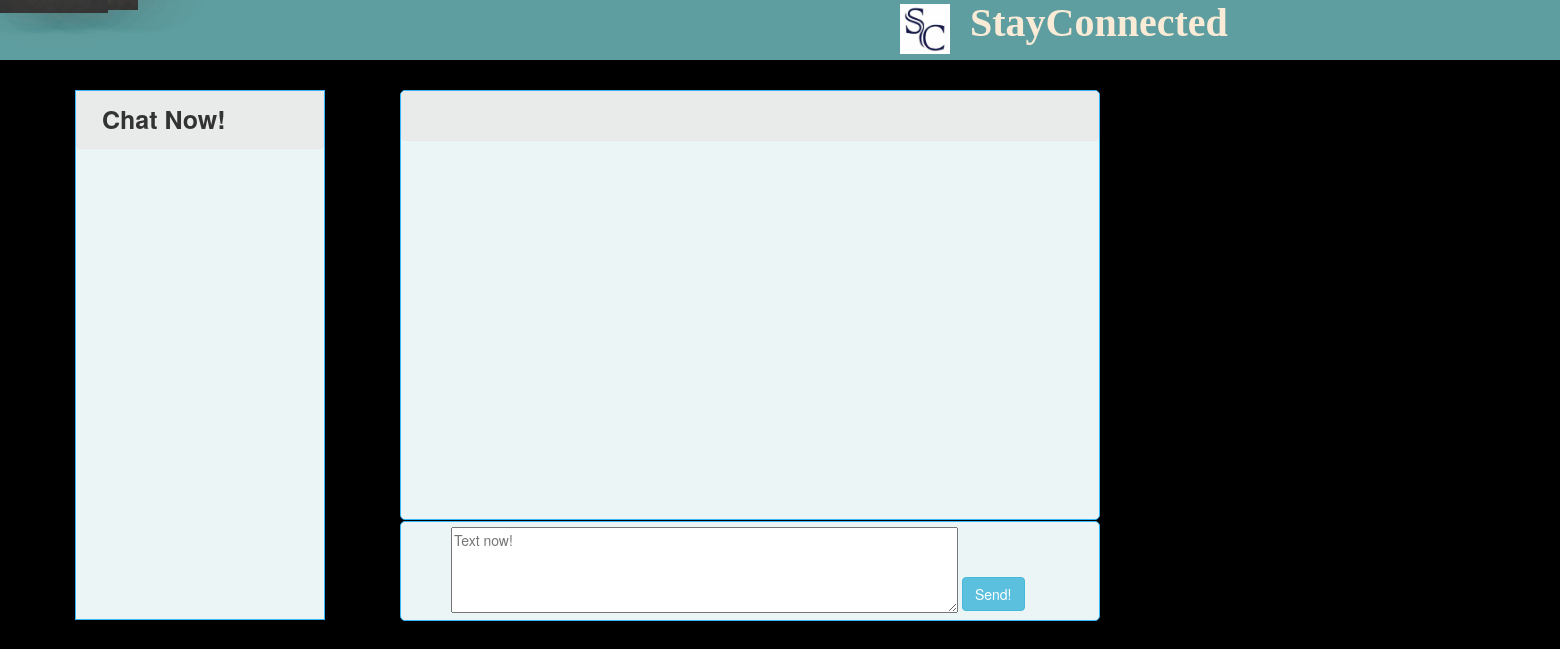
Page /message.php (signed in) on the earlier database version.
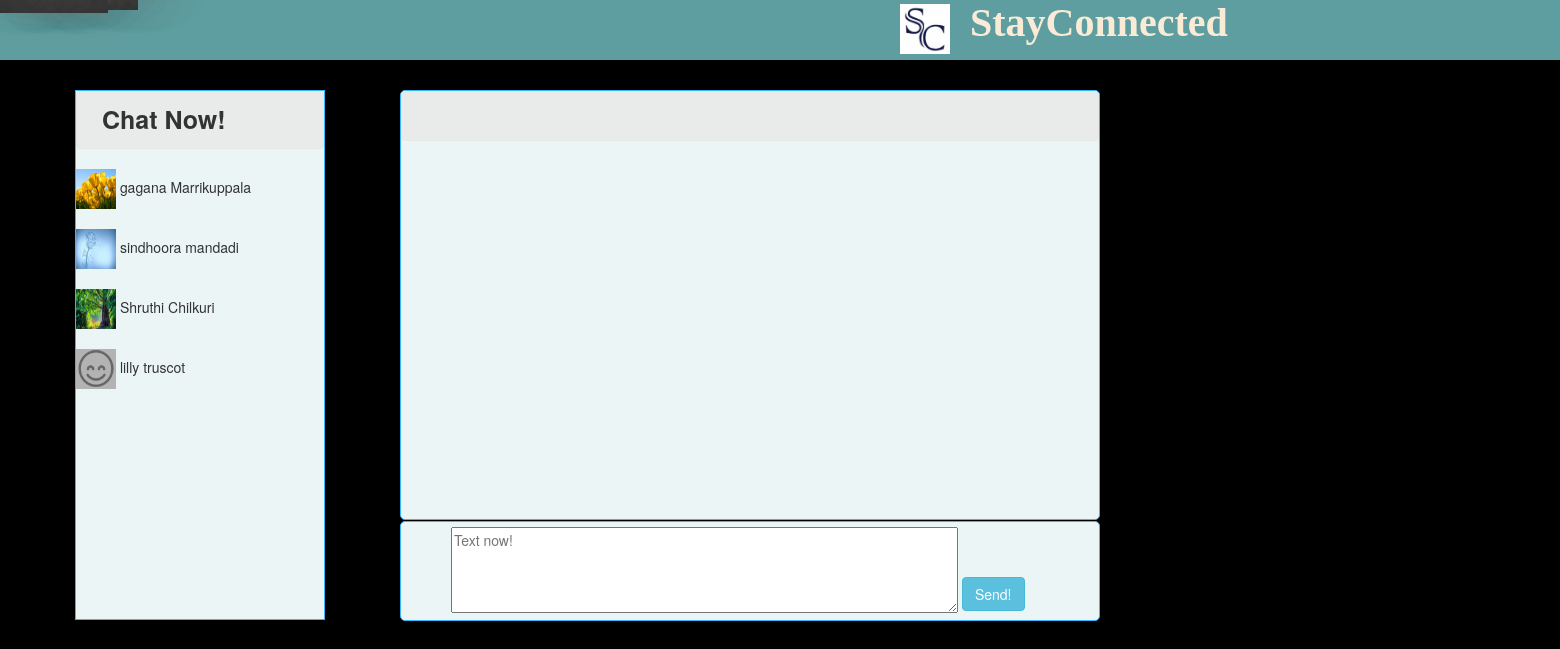
Same page on the later database version.
### tables this page shows
CREATE TABLE IF NOT EXISTS `friends` (
  `friend_id` int(11) NOT NULL AUTO_INCREMENT,
  `sendreq_mail` text NOT NULL,
  `receivereq_mail` text NOT NULL,
  `friend_status` int(11) DEFAULT NULL,
  PRIMARY KEY (`friend_id`)
);

CREATE TABLE IF NOT EXISTS `users` (
  `user_id` int(11) NOT NULL AUTO_INCREMENT,
  `firstname` varchar(100) NOT NULL,
  `lastname` varchar(100) NOT NULL,
  `user_pass` varchar(100) NOT NULL,
  `user_email` varchar(100) NOT NULL,
  `mobile` int(14) NOT NULL,
  `user_gender` varchar(100) NOT NULL,
  `user_bday` date NOT NULL,
  `user_image` text NOT NULL,
  `register_date` date NOT NULL,
  `last_login` datetime NOT NULL,
  `status` text NOT NULL,
  `posts` text NOT NULL,
  PRIMARY KEY (`user_id`)
);

### message.php (the view, shortened to what this page needs)
<?php
 include("share.php");
?>
 <!DOCTYPE html>
<html>
	<head>
		<link rel="stylesheet" href="assets/bootstrap/css/bootstrap.min.css">
		<link rel="stylesheet" href="//code.jquery.com/ui/1.11.4/themes/smoothness/jquery-ui.css">
  		<link rel="stylesheet" href="styles/stylehome.css">
		<link rel="stylesheet" href="/resources/demos/style.css">
	</head>
	<body background="tb.jpg">
	<div class="nav">
	<div>
	    <a href="home.php" class="navitem home" >Home</a>
		<a href="message.php" class="navitem messages activated" >Messages</a>
		<a href="friends.php" class="navitem friends" >Makefriends</a>
		<a href="showfriends.php" class="navitem showfriends">Yourfriends</a>
		<a href="logout.php"  class="navitem logout">Logout</a>
	</div>
	<img  id="logo" src="logo2.jpeg">
	<div id="sc">
	StayConnected
	</div>
	</div>
	<div class=yourprofile>
		<nav class="navbar navbar-default" id="navfriends">
		  <div class="container-fluid">
			<div class="navbar-header">
			Chat Now!
			</div>
		  </div>
		</nav>
		<?php
		global $con;
		$mail = $_SESSION['user_email'];
		$friends = "select * from friends where friend_status='2' and (sendreq_mail='$mail' or receivereq_mail='$mail')";
		$friendsquery = mysqli_query($con,$friends);
		while($friendslist=mysqli_fetch_array($friendsquery)){
					$userdata = "select * from users where (user_email='$friendslist[1]' or user_email='$friendslist[2]') and user_email!='$mail'";
					$userdataquery =mysqli_query($con,$userdata);
					$userdatalist = mysqli_fetch_array($userdataquery);
					$friendfirstname = $userdatalist[1];
					$friendlastname = $userdatalist[2];
					$friendimage = $userdatalist[8];
		?>
			<div class="friend" >
				<img class="friendimage" src="<?php echo $friendimage;?>" />
				<span><?php echo $friendfirstname." ".$friendlastname; ?></span>
			</div>
		<?php
		}
		?>
	</div>
	<div class="chatcontent" id="chatscroll" >
		<nav class="navbar navbar-default" id="navfriends">
		</nav>
	</div>
	<div class="chatbox">
		<textarea id="chatarea" type="text" name="chat" rows="4" cols="65"  placeholder="Text now!" ></textarea>
		<button class="btn btn-info" id="chatbutton" name="chatsendbutton" >Send!</button>
		</div>
	</body>
</html>

Differences in the rows shown:
added friends: users.user_image (picture), users.firstname "gagana", users.lastname "Marrikuppala"
added friends: users.user_image (picture), users.firstname "sindhoora", users.lastname "mandadi"
added friends: users.user_image (picture), users.firstname "Shruthi", users.lastname "Chilkuri"
added friends: users.user_image (placeholder picture), users.firstname "lilly", users.lastname "truscot"
